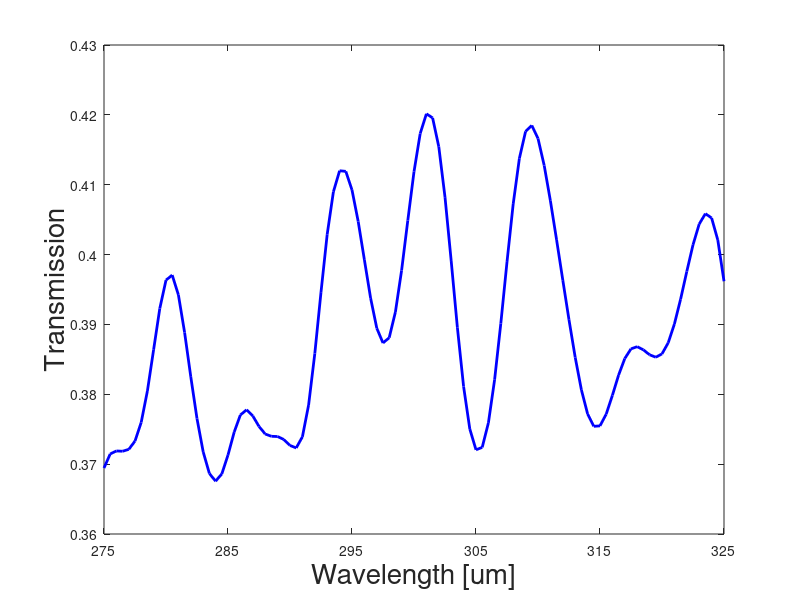

MATLAB code to generate this figure: (Note: this script raises an error after producing the figure.)
clear;
close all;

c = 299792458;
%% Splitter %%
% Splitter_T = csvread('1_TMmode_result_T.csv');
% Splitter_R = csvread('1_TMmode_result_R.csv');
Splitter_T = csvread('rewardsample_T.csv');
Splitter_R = csvread('rewardsample_R.csv');
% Transmission polt properties
T_Linewidth = 2;
T_color = 'b';
% Reflection polt properties
R_Linewidth = 2;
R_color = 'r';
%% Plot %%
% plot properties
label_Fontsize = 20;
tick_Fontsize = 15;

% linear
figure(1);
plot(Splitter_T(:,1)*10^6, Splitter_T(:,2), T_color, 'Linewidth', T_Linewidth);
% hold on;
% plot(Splitter_R(:,1)*10^6, Splitter_R(:,2), R_color, 'Linewidth', R_Linewidth);
xlabel('Wavelength [um]', 'Fontsize', label_Fontsize);
ylabel('Transmission', 'Fontsize', label_Fontsize);
xlim([275 325]);
xticks([275 285 295 305 315 325]);
ax = gca;
ax.FontSize = tick_Fontsize;
ax.FontWeight = 'bold';

% dB
figure(2);
plot(Splitter_T(:,1)*10^6, 10*log10(Splitter_T(:,2)), T_color, 'Linewidth', T_Linewidth);
hold on;
plot(Splitter_R(:,1)*10^6, 10*log10(abs(Splitter_R(:,2))), R_color, 'Linewidth', R_Linewidth);
xlabel('Wavelength [um]', 'Fontsize', label_Fontsize);
ylabel('Transmission [dB]', 'Fontsize', label_Fontsize);
xlim([275 325]);
xticks([275 285 295 305 315 325])
ax = gca;
ax.FontSize = tick_Fontsize;
ax.FontWeight = 'bold';

SplitterdB_avg = mean(10*log10(Splitter_T(:,2)));
SplitterdB_min = min(10*log10(Splitter_T(:,2)));
SplitterdB_max = max(10*log10(Splitter_T(:,2)));
SplitterdB_uniform = SplitterdB_max - SplitterdB_min;